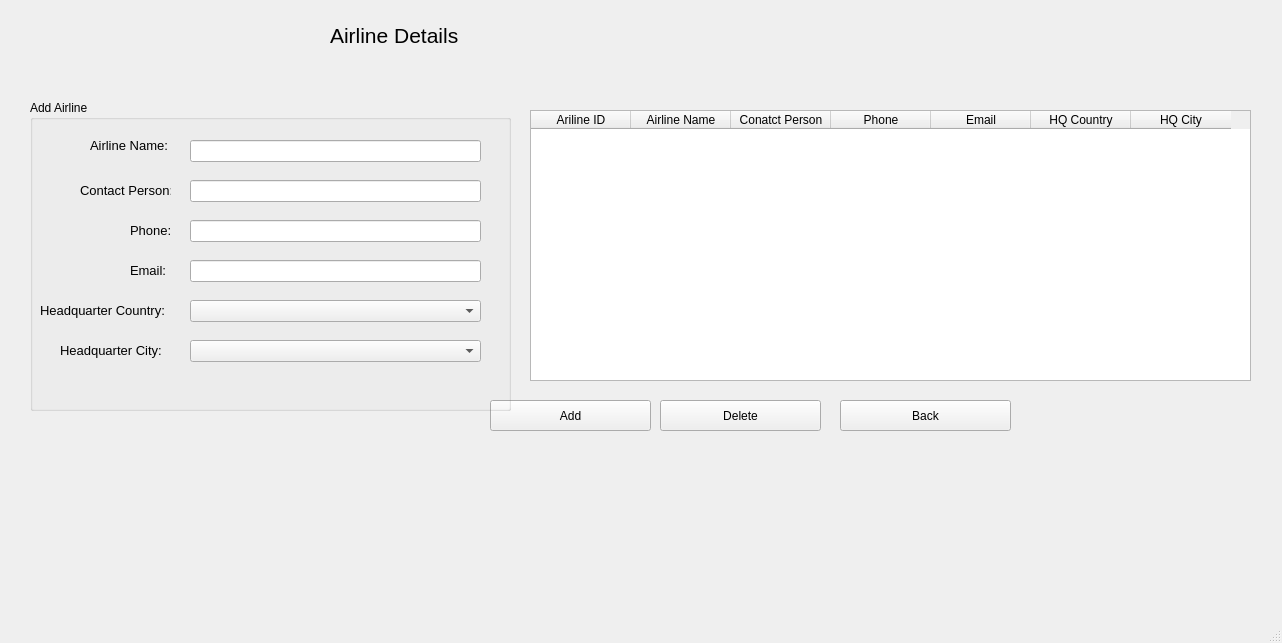
<?xml version="1.0" encoding="UTF-8"?>
<ui version="4.0">
 <class>MainWindow</class>
 <widget class="QMainWindow" name="MainWindow">
  <property name="geometry">
   <rect>
    <x>0</x>
    <y>0</y>
    <width>1282</width>
    <height>643</height>
   </rect>
  </property>
  <property name="windowTitle">
   <string>Airline</string>
  </property>
  <widget class="QWidget" name="centralwidget">
   <widget class="QPushButton" name="addAirline">
    <property name="geometry">
     <rect>
      <x>490</x>
      <y>400</y>
      <width>161</width>
      <height>31</height>
     </rect>
    </property>
    <property name="font">
     <font>
      <pointsize>9</pointsize>
     </font>
    </property>
    <property name="text">
     <string>Add</string>
    </property>
   </widget>
   <widget class="QPushButton" name="deleteAirline">
    <property name="geometry">
     <rect>
      <x>660</x>
      <y>400</y>
      <width>161</width>
      <height>31</height>
     </rect>
    </property>
    <property name="font">
     <font>
      <pointsize>9</pointsize>
     </font>
    </property>
    <property name="text">
     <string>Delete</string>
    </property>
   </widget>
   <widget class="QPushButton" name="addAircraft_2">
    <property name="geometry">
     <rect>
      <x>840</x>
      <y>400</y>
      <width>171</width>
      <height>31</height>
     </rect>
    </property>
    <property name="font">
     <font>
      <pointsize>9</pointsize>
     </font>
    </property>
    <property name="text">
     <string>Back</string>
    </property>
   </widget>
   <widget class="QTableWidget" name="AirlineTable">
    <property name="geometry">
     <rect>
      <x>530</x>
      <y>110</y>
      <width>721</width>
      <height>271</height>
     </rect>
    </property>
    <column>
     <property name="text">
      <string>Ariline ID</string>
     </property>
    </column>
    <column>
     <property name="text">
      <string>Airline Name</string>
     </property>
    </column>
    <column>
     <property name="text">
      <string>Conatct Person</string>
     </property>
    </column>
    <column>
     <property name="text">
      <string>Phone</string>
     </property>
    </column>
    <column>
     <property name="text">
      <string>Email</string>
     </property>
    </column>
    <column>
     <property name="text">
      <string>HQ Country</string>
     </property>
    </column>
    <column>
     <property name="text">
      <string>HQ City</string>
     </property>
    </column>
   </widget>
   <widget class="QLabel" name="label_8">
    <property name="geometry">
     <rect>
      <x>330</x>
      <y>10</y>
      <width>131</width>
      <height>51</height>
     </rect>
    </property>
    <property name="font">
     <font>
      <pointsize>16</pointsize>
     </font>
    </property>
    <property name="text">
     <string>Airline Details</string>
    </property>
   </widget>
   <widget class="QGroupBox" name="groupBox">
    <property name="geometry">
     <rect>
      <x>30</x>
      <y>100</y>
      <width>481</width>
      <height>311</height>
     </rect>
    </property>
    <property name="title">
     <string>Add Airline</string>
    </property>
    <widget class="QLabel" name="label_2">
     <property name="geometry">
      <rect>
       <x>60</x>
       <y>30</y>
       <width>81</width>
       <height>31</height>
      </rect>
     </property>
     <property name="font">
      <font>
       <pointsize>10</pointsize>
      </font>
     </property>
     <property name="text">
      <string>Airline Name:</string>
     </property>
    </widget>
    <widget class="QLabel" name="label_3">
     <property name="geometry">
      <rect>
       <x>50</x>
       <y>70</y>
       <width>91</width>
       <height>41</height>
      </rect>
     </property>
     <property name="font">
      <font>
       <pointsize>10</pointsize>
      </font>
     </property>
     <property name="text">
      <string>Contact Person:</string>
     </property>
    </widget>
    <widget class="QLabel" name="label_6">
     <property name="geometry">
      <rect>
       <x>100</x>
       <y>150</y>
       <width>41</width>
       <height>41</height>
      </rect>
     </property>
     <property name="font">
      <font>
       <pointsize>10</pointsize>
      </font>
     </property>
     <property name="text">
      <string>Email:</string>
     </property>
    </widget>
    <widget class="QLabel" name="label_5">
     <property name="geometry">
      <rect>
       <x>10</x>
       <y>190</y>
       <width>131</width>
       <height>41</height>
      </rect>
     </property>
     <property name="font">
      <font>
       <pointsize>10</pointsize>
      </font>
     </property>
     <property name="text">
      <string>Headquarter Country:</string>
     </property>
    </widget>
    <widget class="QLineEdit" name="Email">
     <property name="geometry">
      <rect>
       <x>160</x>
       <y>160</y>
       <width>291</width>
       <height>22</height>
      </rect>
     </property>
    </widget>
    <widget class="QLineEdit" name="Phone">
     <property name="geometry">
      <rect>
       <x>160</x>
       <y>120</y>
       <width>291</width>
       <height>22</height>
      </rect>
     </property>
    </widget>
    <widget class="QLabel" name="label_7">
     <property name="geometry">
      <rect>
       <x>30</x>
       <y>230</y>
       <width>101</width>
       <height>41</height>
      </rect>
     </property>
     <property name="font">
      <font>
       <pointsize>10</pointsize>
      </font>
     </property>
     <property name="text">
      <string>Headquarter City:</string>
     </property>
    </widget>
    <widget class="QLineEdit" name="AirlineName">
     <property name="geometry">
      <rect>
       <x>160</x>
       <y>40</y>
       <width>291</width>
       <height>22</height>
      </rect>
     </property>
    </widget>
    <widget class="QComboBox" name="HQCountry">
     <property name="geometry">
      <rect>
       <x>160</x>
       <y>200</y>
       <width>291</width>
       <height>22</height>
      </rect>
     </property>
     <property name="font">
      <font>
       <pointsize>10</pointsize>
      </font>
     </property>
    </widget>
    <widget class="QLineEdit" name="ContactPerson">
     <property name="geometry">
      <rect>
       <x>160</x>
       <y>80</y>
       <width>291</width>
       <height>22</height>
      </rect>
     </property>
    </widget>
    <widget class="QComboBox" name="HQCity">
     <property name="geometry">
      <rect>
       <x>160</x>
       <y>240</y>
       <width>291</width>
       <height>22</height>
      </rect>
     </property>
     <property name="font">
      <font>
       <pointsize>10</pointsize>
      </font>
     </property>
    </widget>
    <widget class="QLabel" name="label_4">
     <property name="geometry">
      <rect>
       <x>100</x>
       <y>110</y>
       <width>41</width>
       <height>41</height>
      </rect>
     </property>
     <property name="font">
      <font>
       <pointsize>10</pointsize>
      </font>
     </property>
     <property name="text">
      <string>Phone:</string>
     </property>
    </widget>
   </widget>
  </widget>
  <widget class="QMenuBar" name="menubar">
   <property name="geometry">
    <rect>
     <x>0</x>
     <y>0</y>
     <width>1282</width>
     <height>26</height>
    </rect>
   </property>
  </widget>
  <widget class="QStatusBar" name="statusbar"/>
 </widget>
 <resources/>
 <connections/>
</ui>
